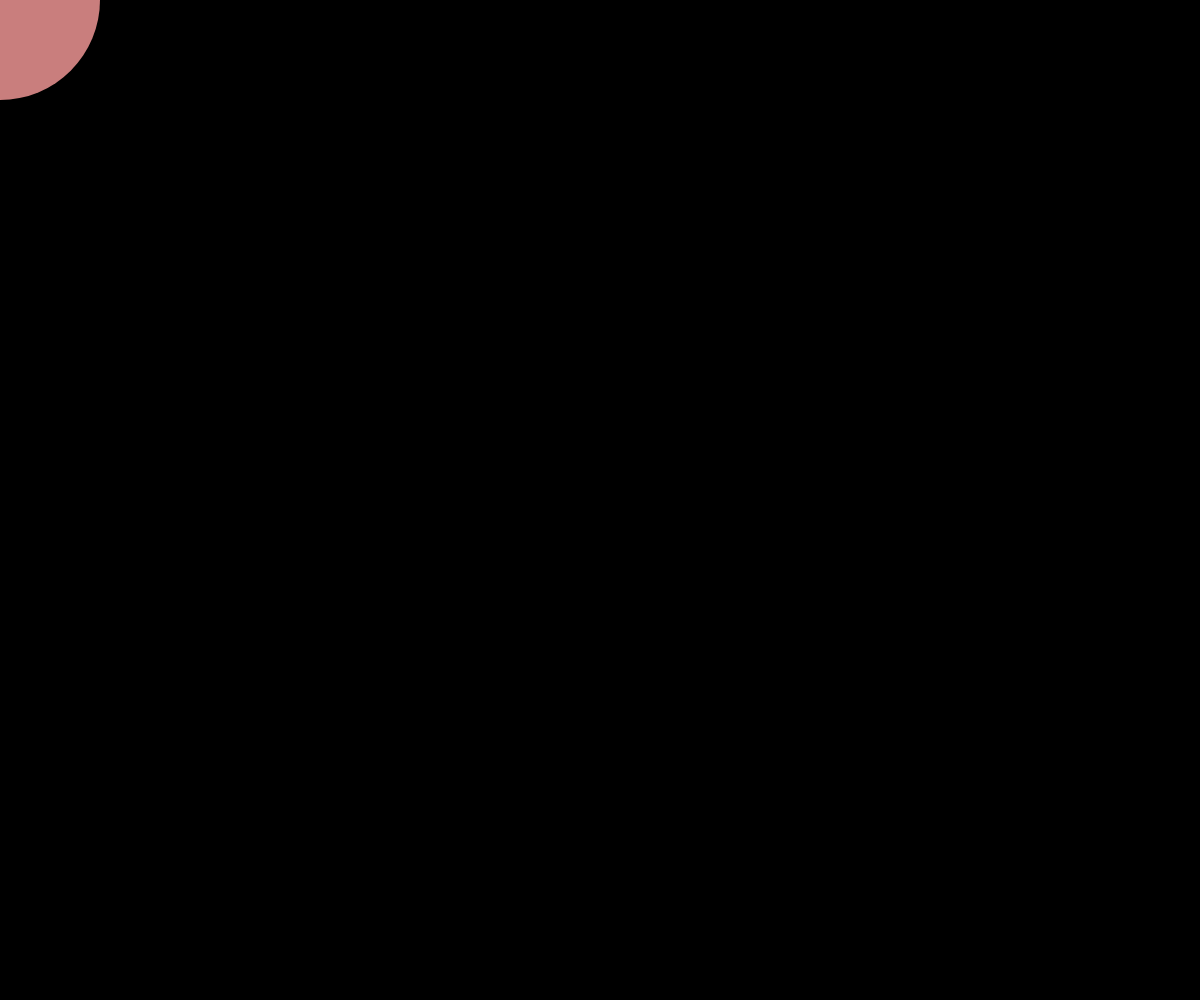
Frame 1 (no input)
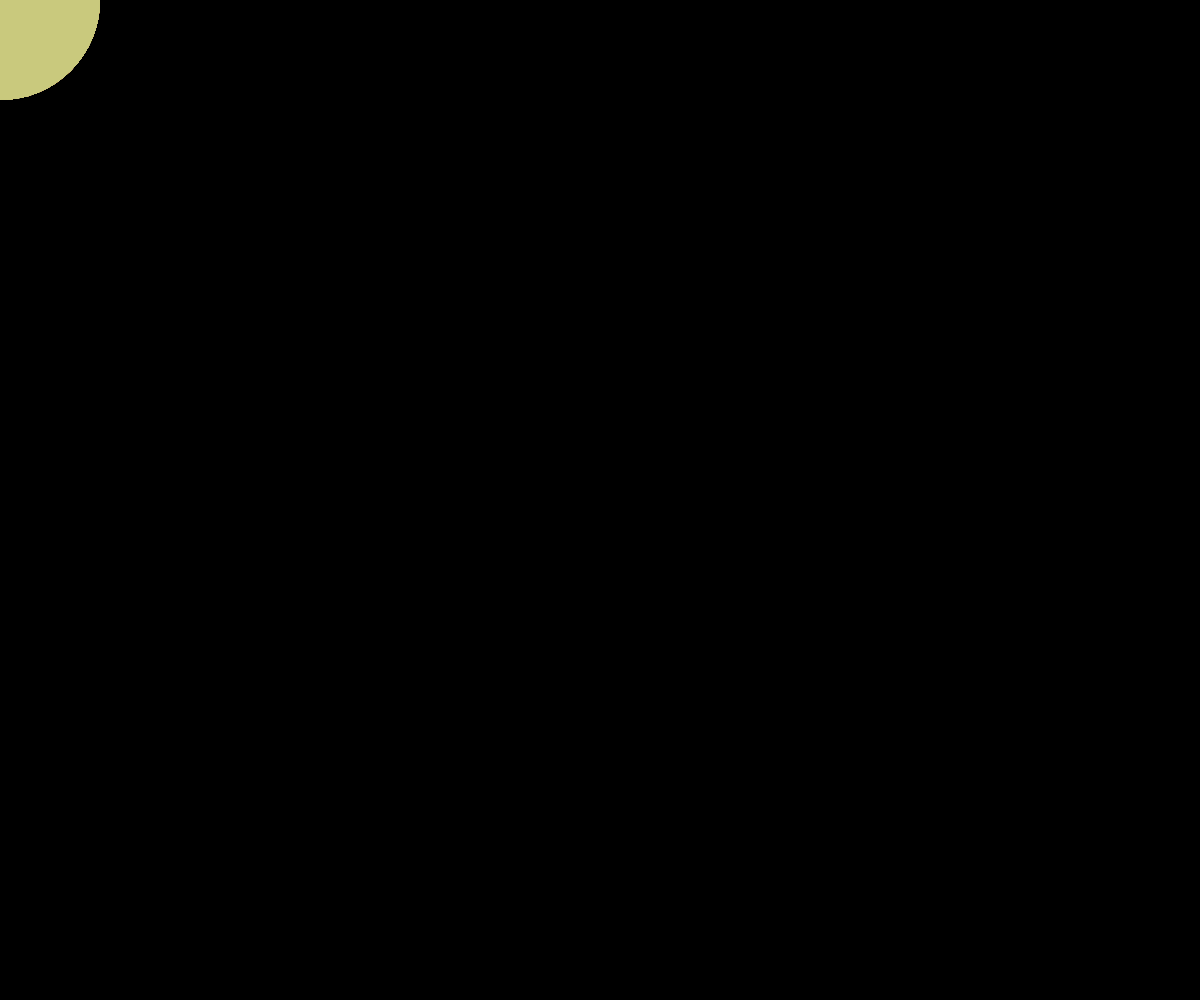
Frame 60 (no input)
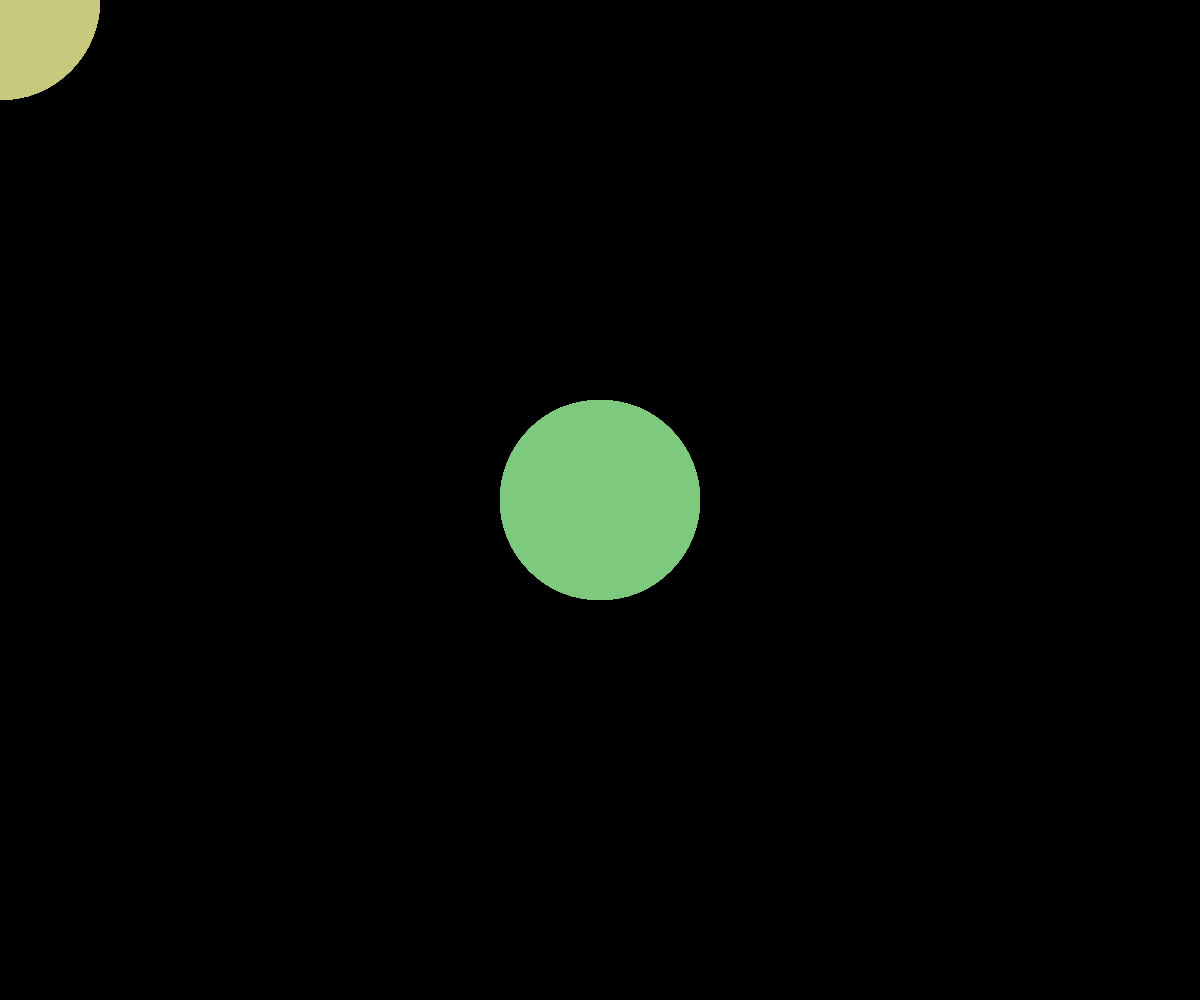
Frame 120 (the mouse pressed at the canvas centre since frame 60)

The p5.js sketch that drew these frames (run headless with seeded random() and noise() and a simulated clock; from frame 60 on, the mouse is pressed at the canvas centre):

// p5.js sketch
// ── sketch.js
var hue;
var rainbow = true;
var rate = 1;


function setup() {
  createCanvas(windowWidth, windowHeight);
  background(0);
  hue = 0;
}  

function draw() {
  // background(220);
}

function draw() {
	if (rainbow) {
    if (hue > 360) {
        hue = 0;
    } else {
        hue += rate;
    }
	}
  colorMode(HSL, 360);
  noStroke();
  fill(hue, 150, 230);
  ellipse(mouseX, mouseY, 200, 200);
}
